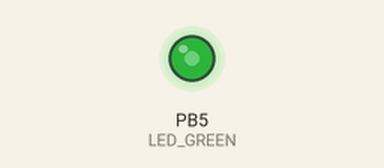
This program was run on a simulated ATmega328P, built with avr-gcc and emulated at 16 MHz. Parts: output pins drawn as LEDs (lit = HIGH).

Above: at 0.1 s.
Timing chart, 0 to 1.6 s (numbered marks = the images above):
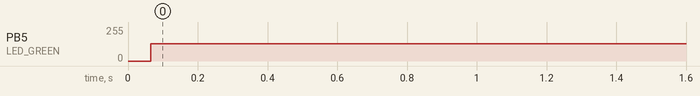

Measured:
- by itself, PB5 (LED_GREEN): 0/255 → 128/255 at 0.07 s

The program:

main.c
```c
// (licence header left out)
/* Defines -----------------------------------------------------------*/
/* The preprocessor will process directives that are inserted into the C
 * source code. These directives allow additional actions to be taken on
 * the C source code before it is compiled into object code. Directives
 * are not part of the C language itself.
 *
 * Preprocessor directives begin with a pound (#) symbol and may have
 * several arguments. Do NOT put a semicolon character at the end of
 * directives. This is a common mistake.
 */
#define LED_GREEN   PB5 // AVR pin where green LED is connected
#define SHORT_DELAY 5 // Delay in milliseconds
#ifndef F_CPU           // Preprocessor directive allows for conditional
                        // compilation. The #ifndef means "if not defined".
# define F_CPU 16000000 // CPU frequency in Hz required for delay
#endif                  // The #ifndef directive must be closed by #endif

/* Includes ----------------------------------------------------------*/
/* Include another C language file into the current file at the location
 * of the #include statement prior to compiling the source code.
 */
#include <util/delay.h> // Functions for busy-wait delay loops
#include <avr/io.h>     // AVR device-specific IO definitions

/* Function definitions ----------------------------------------------*/
/**********************************************************************
 * Function: Main function where the program execution begins
 * Purpose:  Toggle one LED and use delay library.
 * Returns:  none
 **********************************************************************/
int main(void)
{
    // Set pin as output in Data Direction Register
    // DDRB = DDRB or 0010 0000
    DDRB = DDRB | (1<<LED_GREEN);

    // Set pin LOW in Data Register (LED off)
    // PORTB = PORTB and 1101 1111
    PORTB = PORTB & ~(1<<LED_GREEN);

    // Infinite loop
    while (1)
    {
        // Pause several milliseconds
        _delay_ms(SHORT_DELAY);

        // Invert LED in Data Register
        // PORTB = PORTB xor 0010 0000
        PORTB = PORTB ^ (1<<LED_GREEN);
    }

    // Will never reach this
    return 0;
}
```
